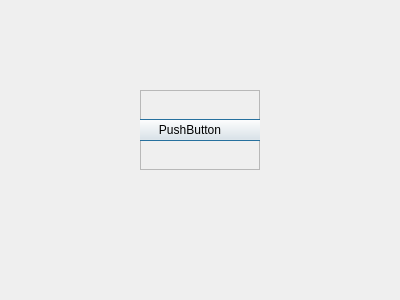
<?xml version="1.0" encoding="UTF-8"?>
<ui version="4.0">
 <class>Dialog</class>
 <widget class="QDialog" name="Dialog">
  <property name="geometry">
   <rect>
    <x>0</x>
    <y>0</y>
    <width>400</width>
    <height>300</height>
   </rect>
  </property>
  <property name="windowTitle">
   <string>Dialog</string>
  </property>
  <widget class="QFrame" name="frame">
   <property name="geometry">
    <rect>
     <x>140</x>
     <y>90</y>
     <width>120</width>
     <height>80</height>
    </rect>
   </property>
   <property name="frameShape">
    <enum>QFrame::StyledPanel</enum>
   </property>
   <property name="frameShadow">
    <enum>QFrame::Raised</enum>
   </property>
   <widget class="QWidget" name="gridLayoutWidget">
    <property name="geometry">
     <rect>
      <x>-30</x>
      <y>0</y>
      <width>160</width>
      <height>80</height>
     </rect>
    </property>
    <layout class="QGridLayout" name="gridLayout">
     <item row="0" column="0">
      <widget class="QPushButton" name="pushButton">
       <property name="text">
        <string>PushButton</string>
       </property>
      </widget>
     </item>
    </layout>
   </widget>
  </widget>
 </widget>
 <resources/>
 <connections/>
</ui>
